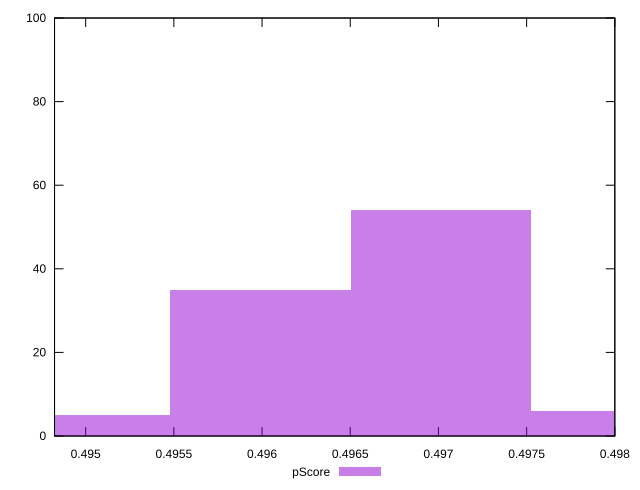

Write gnuplot code to recreate this figure.
reset

$pScore <<EOF
0.49701443730951 54
0.49598966527382027 35
0.49803920934519974 6
0.4949648932381306 5
EOF

set key outside below
set boxwidth 0.0010247720356897114
set xrange [0.4948235294117647:0.498]
set yrange [0:100]
set trange [0:100]
set style fill transparent solid 0.5 noborder
set terminal svg size 640, 490 enhanced background rgb 'white'
set output "report_00009_2021-02-08T22-37-41.559Z/uses-rel-preload/samples/pages+cached+noadtech/pScore/histogram.svg"

plot $pScore title "pScore" with boxes

reset
